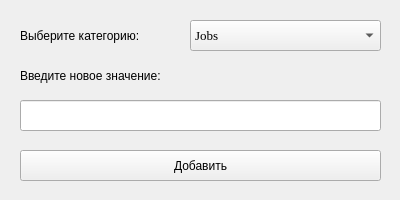
<?xml version="1.0" encoding="UTF-8"?>
<ui version="4.0">
 <class>Form</class>
 <widget class="QWidget" name="Form">
  <property name="geometry">
   <rect>
    <x>0</x>
    <y>0</y>
    <width>400</width>
    <height>200</height>
   </rect>
  </property>
  <property name="windowTitle">
   <string>Form</string>
  </property>
  <widget class="QPushButton" name="btn_add">
   <property name="geometry">
    <rect>
     <x>20</x>
     <y>150</y>
     <width>361</width>
     <height>31</height>
    </rect>
   </property>
   <property name="text">
    <string>Добавить</string>
   </property>
  </widget>
  <widget class="QLabel" name="Info1">
   <property name="geometry">
    <rect>
     <x>20</x>
     <y>20</y>
     <width>171</width>
     <height>31</height>
    </rect>
   </property>
   <property name="text">
    <string>Выберите категорию:</string>
   </property>
  </widget>
  <widget class="QLabel" name="Info2">
   <property name="geometry">
    <rect>
     <x>20</x>
     <y>60</y>
     <width>321</width>
     <height>31</height>
    </rect>
   </property>
   <property name="text">
    <string>Введите новое значение:</string>
   </property>
  </widget>
  <widget class="QComboBox" name="cbbx_tblchoose">
   <property name="geometry">
    <rect>
     <x>190</x>
     <y>20</y>
     <width>191</width>
     <height>31</height>
    </rect>
   </property>
   <property name="font">
    <font>
     <family>Times New Roman</family>
     <pointsize>10</pointsize>
    </font>
   </property>
   <item>
    <property name="text">
     <string>Jobs</string>
    </property>
   </item>
   <item>
    <property name="text">
     <string>FamilySituation</string>
    </property>
   </item>
   <item>
    <property name="text">
     <string>Study</string>
    </property>
   </item>
  </widget>
  <widget class="QLineEdit" name="ln_new">
   <property name="geometry">
    <rect>
     <x>20</x>
     <y>100</y>
     <width>361</width>
     <height>31</height>
    </rect>
   </property>
  </widget>
 </widget>
 <resources/>
 <connections/>
</ui>
